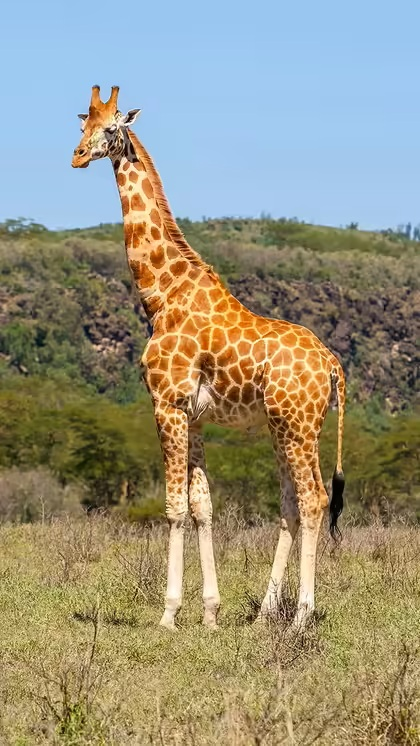
#> input picture Experiment_4/giraffe.jpg, 420 x 746 px
$ jupyter execute experiment_4.ipynb
#> lines starting #> are read from the running program, lines starting #| are printed output that depends on the picture
[cell 1]
#experiment-4 => to remove gaussian noise

[cell 2]
import cv2
import numpy as np
import matplotlib.pyplot as plt

image = cv2.imread("giraffe.jpg", cv2.IMREAD_GRAYSCALE)
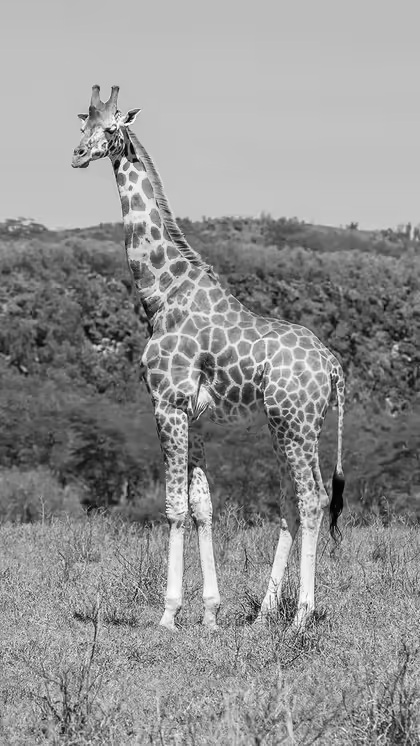
#> image: shape (746, 420); min 0, max 255, mean 146.1

[cell 3]
mean = 0
sigma = 75

[cell 4]
noise = np.random.normal(mean, sigma, image.shape)
noisy = image.astype(np.float32) + noise
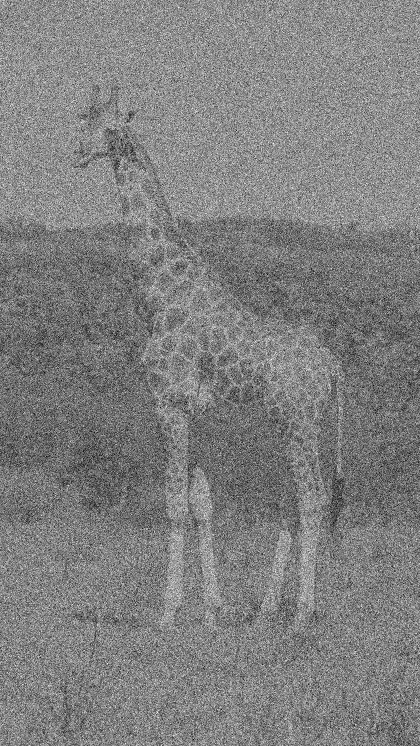
#> noisy: shape (746, 420) float64; min -230.4, max 518.1, mean 146.2; drawn with min black and max white
noisy = np.clip(noisy, 0, 255).astype(np.uint8)
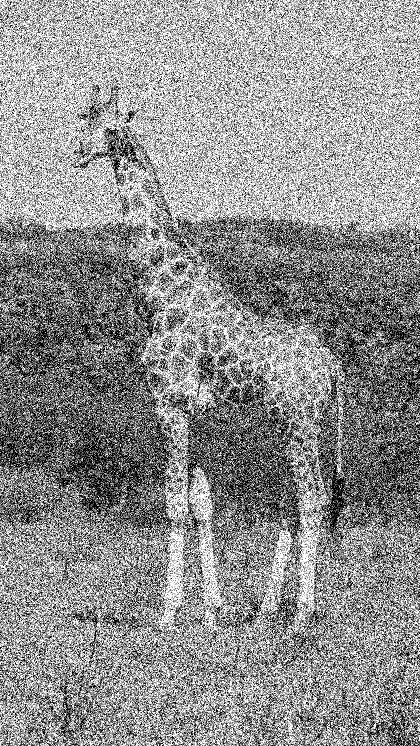
#> noisy: shape (746, 420); min 0, max 255, mean 143.3

[cell 5]
plt.imshow(noisy, cmap="gray")
plt.axis("off")
plt.show()

[cell 6]
cv2_filtered = cv2.GaussianBlur( noisy, (15, 15), 5)
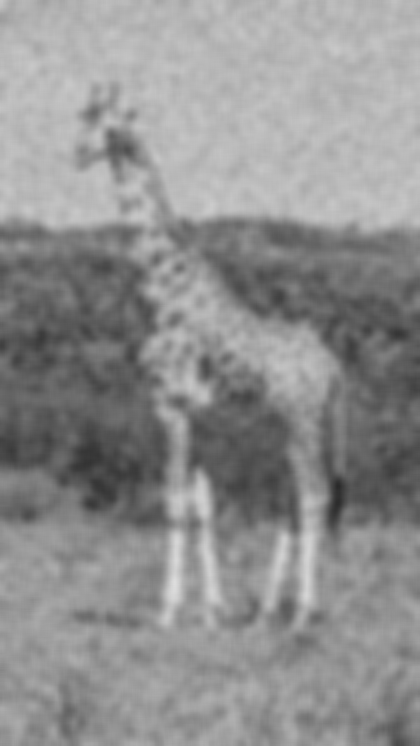
#> cv2_filtered: shape (746, 420); min 41, max 221, mean 143.3

plt.figure(figsize=(6, 6))
plt.imshow(cv2_filtered, cmap="gray")
plt.title("Gaussian Blur using OpenCV")
plt.axis("off")
plt.show()

[cell 7]
print(image.shape)
#| (746, 420)
print(noisy.shape)
#| (746, 420)

[cell 8]
def gaussian_filter(image, kernel_size=7, sigma=2):
#> called with kernel_size = 15, sigma = 5
    k = kernel_size // 2

    # Create Gaussian kernel
    x, y = np.mgrid[-k:k+1, -k:k+1]
    kernel = (1 / (2 * np.pi * sigma**2)) * np.exp(-(x**2 + y**2) / (2 * sigma**2))
    kernel /= np.sum(kernel)

    # Padding
    padded = np.pad( image, ((k, k), (k, k)), mode='edge')
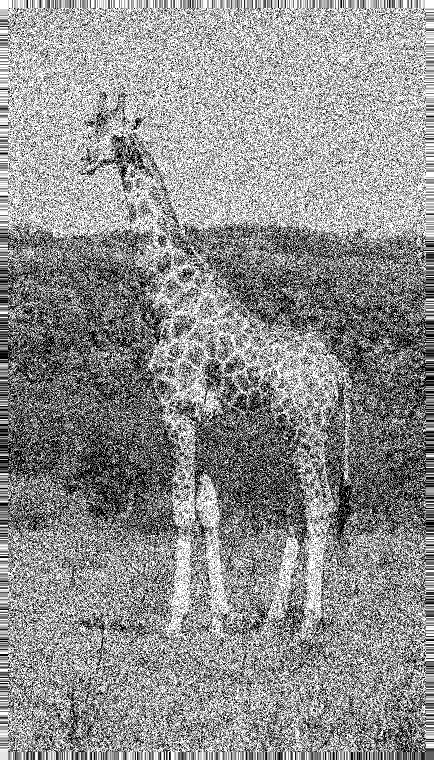
#> padded: shape (760, 434); min 0, max 255, mean 143.5

    out_h, out_w = image.shape
#> out_h = 746; out_w = 420
    filtered = np.zeros((out_h, out_w), dtype=np.float32)

    # Convolution
    for i in range(out_h):
        for j in range(out_w):
            region = padded[i:i + kernel_size, j:j + kernel_size]
            filtered[i, j] = np.sum(region * kernel)

    return np.clip(filtered, 0, 255).astype(np.uint8)

[cell 9]
my_filtered = gaussian_filter(
    noisy,
    kernel_size=15,
    sigma=5
)

plt.figure(figsize=(6, 6))
plt.imshow(my_filtered, cmap="gray")
plt.title("Gaussian Filter - Our Implementation")
plt.axis("off")
plt.show()

[cell 10]
plt.figure(figsize=(12, 6))

plt.subplot(1, 2, 1)
plt.imshow(cv2_filtered, cmap="gray")
plt.title("OpenCV Gaussian Blur")
plt.axis("off")

plt.subplot(1, 2, 2)
plt.imshow(my_filtered, cmap="gray")
plt.title("Our Gaussian Filter")
plt.axis("off")

plt.tight_layout()
plt.show()
